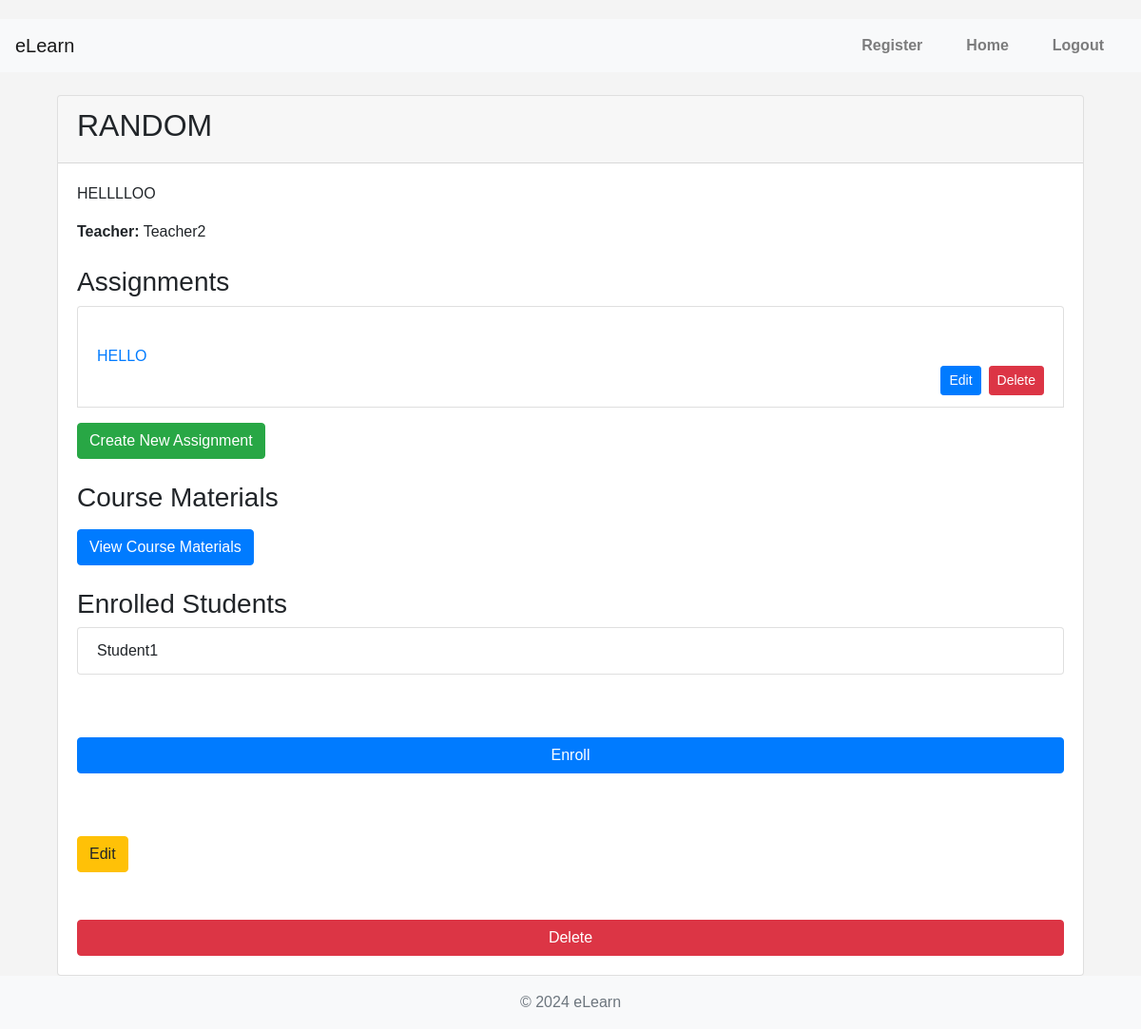
The app's page /courses/7/ (signed in) with its own data.
### courses/models.py (models this page shows, shortened)
class Course(models.Model):
    title = models.CharField(max_length=200)
    description = models.TextField()
    created_at = models.DateTimeField(auto_now_add=True)
    updated_at = models.DateTimeField(auto_now=True)
    teacher = models.ForeignKey(settings.AUTH_USER_MODEL, on_delete=models.CASCADE, related_name='courses')

class Enrollment(models.Model):
    student = models.ForeignKey(settings.AUTH_USER_MODEL, on_delete=models.CASCADE, related_name='enrollments')
    course = models.ForeignKey(Course, on_delete=models.CASCADE, related_name='enrollments')
    enrolled_at = models.DateTimeField(auto_now_add=True)
    class Meta:
        unique_together = ('student', 'course')

### core/models.py (models this page shows, shortened)
class User(AbstractUser):
    USER_TYPE_CHOICES = (
        ('student', 'Student'),
        ('teacher', 'Teacher'),
    )
    is_student = models.BooleanField(default=False)
    is_teacher = models.BooleanField(default=False)
    profile_picture = models.ImageField(upload_to='profile_pictures/', null=True, blank=True)
    bio = models.TextField(null=True, blank=True)
    phone_number = models.CharField(max_length=15, null=True, blank=True)
    address = models.CharField(max_length=255, null=True, blank=True)
    date_of_birth = models.DateField(null=True, blank=True)
    user_type = models.CharField(max_length=20, choices=USER_TYPE_CHOICES, default='student')
    USERNAME_FIELD = 'username'
    groups = models.ManyToManyField(
        Group,
        related_name='custom_user_groups',  # Add related_name to avoid clash
        blank=True,
        help_text='The groups this user belongs to. A user will get all permissions granted to each of their groups.',
        verbose_name='groups',
    )
    user_permissions = models.ManyToManyField(
        Permission,
        related_name='custom_user_permissions',  # Add related_name to avoid clash
        blank=True,
        help_text='Specific permissions for this user.',
        verbose_name='user permissions',
    )

### assignments/models.py (models this page shows, shortened)
class Assignment(models.Model):
    title = models.CharField(max_length=100)
    description = models.TextField()
    due_date = models.DateField()
    course = models.ForeignKey(Course, on_delete=models.CASCADE, related_name='assignments')
    total_marks = models.FloatField(default=100)

### courses/views.py (the view, shortened to what this page needs)
# urls.py: path('<int:pk>/', CourseDetailView.as_view(), name='course_detail'),
@method_decorator(login_required, name='dispatch')
class CourseDetailView(View):
    def get(self, request, pk):
        course = get_object_or_404(Course, pk=pk)
        assignments = course.assignments.all()
        materials = CourseMaterial.objects.filter(course=course)
        assignment_paginator = Paginator(assignments, 5)  # Show 5 assignments per page
        assignment_page_number = request.GET.get('assignment_page')
        assignment_page_obj = assignment_paginator.get_page(assignment_page_number)
        material_paginator = Paginator(materials, 5)  # Show 5 materials per page
        material_page_number = request.GET.get('material_page')
        material_page_obj = material_paginator.get_page(material_page_number)
        enrolled_students = course.enrollments.all()
        is_enrolled = enrolled_students.filter(student=request.user).exists()
        return render(request, 'courses/course_detail.html', {
            'course': course,
            'assignments': assignment_page_obj,
            'enrolled_students': enrolled_students,
            'course_materials': material_page_obj,
            'is_enrolled': is_enrolled
        })

### templates/courses/course_detail.html (shortened to what this page needs)
{% extends "core/base.html" %}
{% block content %}
<div class="container mt-4">
    <div class="card">
        <div class="card-header">
            <h2>{{ course.title }}</h2>
        </div>
        <div class="card-body">
            <p class="card-text">{{ course.description }}</p>
            <p><strong>Teacher:</strong> {{ course.teacher.username }}</p>
            <h3 class="mt-4">Assignments</h3>
            <ul class="list-group">
                {% for assignment in assignments %}
                    <li class="list-group-item d-flex justify-content-between align-items-center">
                        <span><a href="{% url 'assignments:assignment_detail' assignment.pk %}">{{ assignment.title }}</a></span>
                        {% if request.user == course.teacher %}
                            <span class="d-flex">
                                <a href="{% url 'assignments:assignment_update' assignment.pk %}" class="btn btn-sm btn-primary mr-2">Edit</a>
                                <button type="button" class="btn btn-sm btn-danger" data-toggle="modal" data-target="#deleteAssignmentModal{{ assignment.pk }}">Delete</button>
                            </span>
                        {% endif %}
                    </li>
                {% endfor %}
            </ul>
            {% if request.user == course.teacher %}
                <a href="{% url 'assignments:assignment_create' %}?course_id={{ course.pk }}" class="btn btn-success mt-3">Create New Assignment</a>
            {% endif %}
            <h3 class="mt-4">Course Materials</h3>
            <a href="{% url 'course_material:material_list' course.id %}" class="btn btn-primary mt-2">View Course Materials</a>
            <h3 class="mt-4">Enrolled Students</h3>
            <ul class="list-group">
                {% for enrollment in enrolled_students %}
                    <li class="list-group-item">{{ enrollment.student.username }}</li>
                {% endfor %}
            </ul>
            {% if request.user.is_authenticated %}
                {% if is_enrolled %}
                    <div class="alert alert-info mt-3">You are already enrolled in this course.</div>
                {% else %}
                    <form method="post" action="{% url 'courses:enroll_in_course' course.pk %}" class="mt-3">
                        <button type="submit" class="btn btn-primary">Enroll</button>
                    </form>
                {% endif %}
            {% endif %}
            {% if request.user == course.teacher %}
                <div class="mt-3">
                    <a href="{% url 'courses:course_update' course.pk %}" class="btn btn-warning">Edit</a>
                    <button type="button" class="btn btn-danger" data-toggle="modal" data-target="#deleteCourseModal">Delete</button>
                </div>
            {% endif %}
        </div>
    </div>
</div>
{% endblock %}

### static/css/main.css (style rules this page uses)
body { font-family: Arial, sans-serif; background-color: #f4f4f4; margin: 0; padding: 0; display: flex; flex-direction: column; min-height: 100vh; padding-top: 20px; }
.btn { margin-top: 50px; z-index: 4; }

### static/css/assignments.css (style rules this page uses)
form { display: flex; flex-direction: column; }
form button { align-self: flex-start; }

### static/css/grades.css (style rules this page uses)
button { display: block; width: 100%; padding: 10px; background-color: #007BFF; color: white; border: none; border-radius: 5px; font-size: 16px; cursor: pointer; }

### records on screen
Course: title "RANDOM", description "HELLLLOO", teacher.username "Teacher2"
Assignment: title "HELLO"
Enrollment: student.username "Student1"
